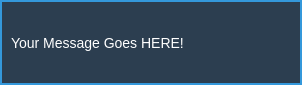
<?xml version="1.0" encoding="UTF-8"?>
<ui version="4.0">
 <class>DialogPopup</class>
 <widget class="QWidget" name="DialogPopup">
  <property name="geometry">
   <rect>
    <x>0</x>
    <y>0</y>
    <width>302</width>
    <height>85</height>
   </rect>
  </property>
  <property name="minimumSize">
   <size>
    <width>286</width>
    <height>78</height>
   </size>
  </property>
  <property name="windowTitle">
   <string>DialogPopup</string>
  </property>
  <property name="layoutDirection">
   <enum>Qt::LayoutDirection::RightToLeft</enum>
  </property>
  <layout class="QGridLayout" name="gridLayout_2">
   <property name="leftMargin">
    <number>0</number>
   </property>
   <property name="topMargin">
    <number>0</number>
   </property>
   <property name="rightMargin">
    <number>0</number>
   </property>
   <property name="bottomMargin">
    <number>0</number>
   </property>
   <item row="0" column="0">
    <widget class="QFrame" name="frame">
     <property name="styleSheet">
      <string notr="true">background-color: #2c3e50;
border: 2px solid #3498db;
/*border-radius: 5px;*/
color: white;
font-size: 14px;</string>
     </property>
     <property name="frameShape">
      <enum>QFrame::Shape::StyledPanel</enum>
     </property>
     <property name="frameShadow">
      <enum>QFrame::Shadow::Raised</enum>
     </property>
     <layout class="QGridLayout" name="gridLayout">
      <item row="0" column="0">
       <widget class="QLabel" name="lblMessage">
        <property name="styleSheet">
         <string notr="true">border: 0px solid #3498db

</string>
        </property>
        <property name="text">
         <string>Your Message Goes HERE!</string>
        </property>
       </widget>
      </item>
     </layout>
    </widget>
   </item>
  </layout>
 </widget>
 <resources/>
 <connections/>
</ui>
